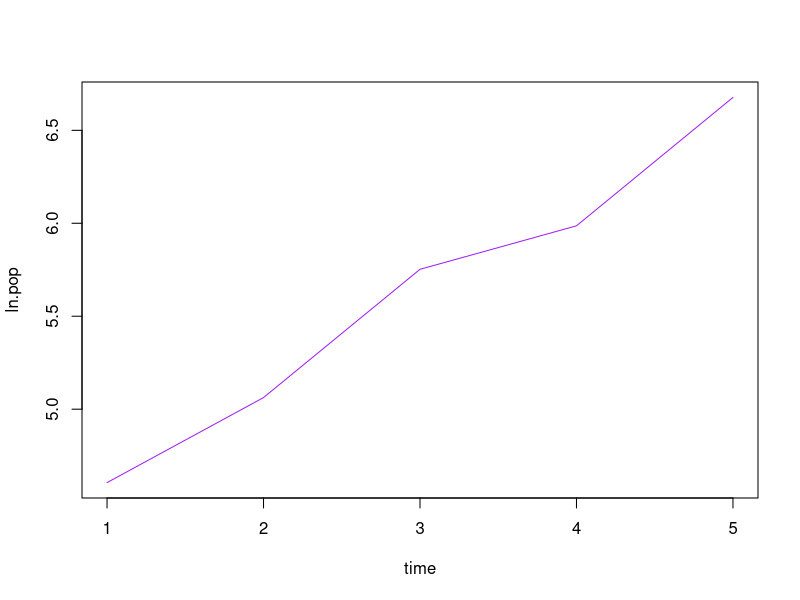

This figure's R source:
time<-1:5
Population<-c(100,158,315,398,794)
ln.pop<-log(c(100,158,315,398,794))
plot(time,ln.pop,type="l",col="purple")
